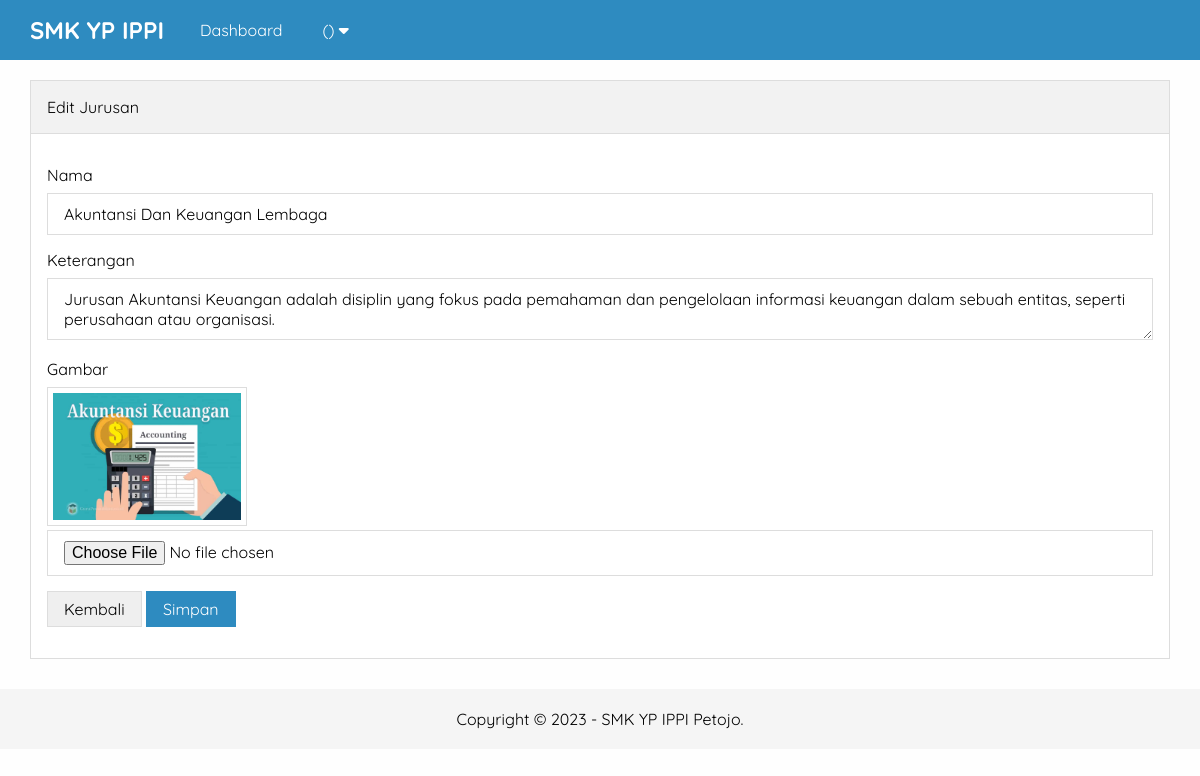
/admin/edit-jurusan.php?id=9, run on the app's committed database.
### tables this page shows
CREATE TABLE `pengaturan` (
  `id` int(11) NOT NULL,
  `nama` varchar(50) NOT NULL,
  `email` varchar(50) NOT NULL,
  `telepon` varchar(20) NOT NULL,
  `alamat` text NOT NULL,
  `logo` varchar(50) NOT NULL,
  `favicon` varchar(50) NOT NULL,
  `tentang_sekolah` text NOT NULL,
  `foto_sekolah` varchar(50) NOT NULL,
  `google_maps` text NOT NULL,
  `nama_kepsek` varchar(50) NOT NULL,
  `foto_kepsek` varchar(50) NOT NULL,
  `sambutan_kepsek` text NOT NULL,
  `created_at` timestamp NOT NULL DEFAULT current_timestamp(),
  `updated_at` datetime DEFAULT NULL
);

CREATE TABLE `jurusan` (
  `id` int(11) NOT NULL,
  `nama` varchar(100) NOT NULL,
  `keterangan` text NOT NULL,
  `gambar` varchar(50) NOT NULL,
  `created_at` timestamp NOT NULL DEFAULT current_timestamp(),
  `updated_at` datetime DEFAULT NULL
);

### admin/edit-jurusan.php (the view, shortened to what this page needs)
<?php include 'header.php' ?>
<?php
    $jurusan = mysqli_query($conn, "SELECT * FROM jurusan WHERE id = '".$_GET['id']."' ");
    $p        = mysqli_fetch_object($jurusan);
?>
    <div class="content">
         <div class="container">
            <div class="box">
                <div class="box-header">
                    Edit Jurusan
                </div>
                <div class="box-body">
                <form action="" method="POST" enctype="multipart/form-data">
                        <div class="form-group">
                            <label>Nama</label>
                            <input type="text" name="nama" placeholder="Nama Jurusan" value="<?= $p->nama ?>" class="
                            input-control" required>
                        </div>
                        <div class="form-group">
                            <label>Keterangan</label>
                            <textarea name="keterangan" class="input-control" placeholder="Keterangan"><?= $p->keterangan?></textarea>
                        </div>
                        <div class="form-group">
                            <label>Gambar</label>
                            <img src="../uploads/jurusan/<?= $p->gambar ?>" width="200px" class="image">
                            <input type="file" name="gambar" class="input-control" >
                        </div>
                        <button type="button" class="btn" onclick="window.location = 'jurusan.php'">Kembali</button>
                        <input type="submit" name="submit" value="Simpan" class="btn btn-blue">
                     </form>
                </div>
            </div>
         </div>
    </div>
    <?php include 'footer.php' ?>

### admin/header.php (shortened to what this page needs)
<?php
   include '../koneksi.php';
   $identitas = mysqli_query($conn, "SELECT * FROM pengaturan ORDER BY ID DESC LIMIT 1");
   $d = mysqli_fetch_object($identitas);
?>
<!DOCTYPE html>
<html lang="en">
<head>
    <link rel="stylesheet" type="text/css" href="../assets/css/style.css">
    <link rel="stylesheet" href="https://cdnjs.cloudflare.com/ajax/libs/font-awesome/6.4.2/css/all.min.css"
 />
<body class="bg-light">
    <div class="navbar">
        <div class="container">
            <h2 class="nav-brand float-left"><a href="index.php"><?= $d->nama ?></a></h2>
            <ul class="nav-menu">
                <li><a href="index.php">Dashboard</a></li>
                <li>
                    <a href="#"><?= $_SESSION['uname'] ?> (<?= $_SESSION['ulevel'] ?>) <i class="fa fa-caret-down"></i></a>
                </li>
            </ul>
        </div>
    </div>

### admin/footer.php
    <div class="footer">
        <div class="container text-center">
            Copyright &copy; 2023 - <?= $d->nama ?> Petojo.
        </div>
    </div>
</body>
</html>

### assets/css/style.css (style rules this page uses)
* { margin: 0; padding: 0; font-family: 'Quicksand', sans-serif; box-sizing: border-box; }
a { text-decoration: none; }
.float-left { float: left; }
.container { width: 1140px; margin: 0 auto ; }
.container:after { content: ""; display: block; clear: both; }
.bg-light { background-color: #fefefe; }
.box { border: 1px #ddd; background-color: #ffff; }
.box-header { border: 1px solid #ddd; padding: 16px; border-bottom:1px solid #ddd; background-color: #f2f2f2; }
.box-body { border-bottom: 1px solid #ddd; border-left: 1px solid #ddd; border-right: 1px solid #ddd; padding: 16px; }
form { margin: 15px 0; }
.form-group { margin-bottom: 15px; }
.form-group label { display: block; margin-bottom: 8px; }
.form-group .input-control { padding:10px 16px; width: 100%; font-size: 16px; border: 1px solid #ddd; }
.btn { border: 1px solid #ddd; padding: 7px 16px; font-size: 16px; }
.btn-blue { background-color: #2E8BC0; color: #fff; border: 1px solid #2E8BC0; }
.text-center { text-align: center !important; }
.navbar { height: 60px; width: 100%; background-color: #2E8BC0; position: fixed; top: 0; z-index: 1000; }
.navbar a { color: #fff; }
.nav-brand { display: inline-block; padding: 15px 0; margin-right: 16px; }
.nav-menu { display: flex; list-style: none; }
.nav-menu li a { padding: 20px; display: inline-block; }
.content { padding: 80px 0 30px 0; }
.footer { padding: 20px 0; }
.image { border: 1px solid #ddd; padding: 5px; }
.footer { background-color: #f5f5f5; }

### data on the page
pengaturan: nama "SMK YP IPPI"
jurusan: nama "Akuntansi Dan Keuangan Lembaga", keterangan "Jurusan Akuntansi Keuangan adalah disiplin yang fokus pada pemahaman dan pengelolaan informasi keuangan dalam sebuah entitas, seperti perusahaan atau organisasi.", gambar (picture)
